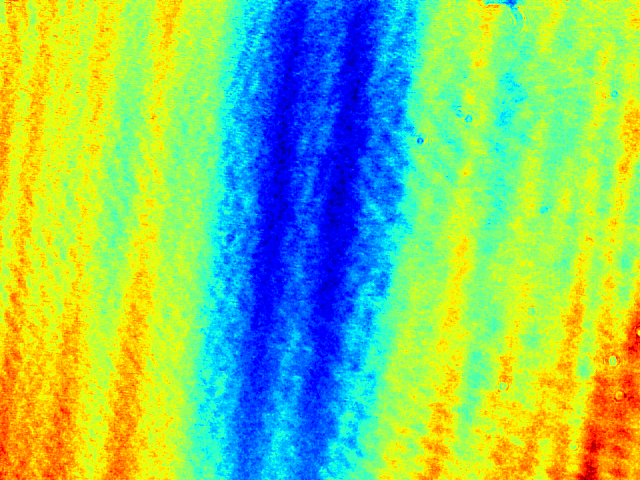
#> input picture goodImages/slides/Fibre2.png, 640 x 480 px, given in place of smallA.png, which was not available
$ python fourierCGH.py
#> lines starting #> are read from the running program, lines starting #| are printed output that depends on the picture; pictures that were not available may be replaced by others from this repository, and a replacement may not be noted
#> further down, img is the input picture: shape (480, 640, 4) float32; mean R, G, B, A 0.539, 0.787, 0.437, 1
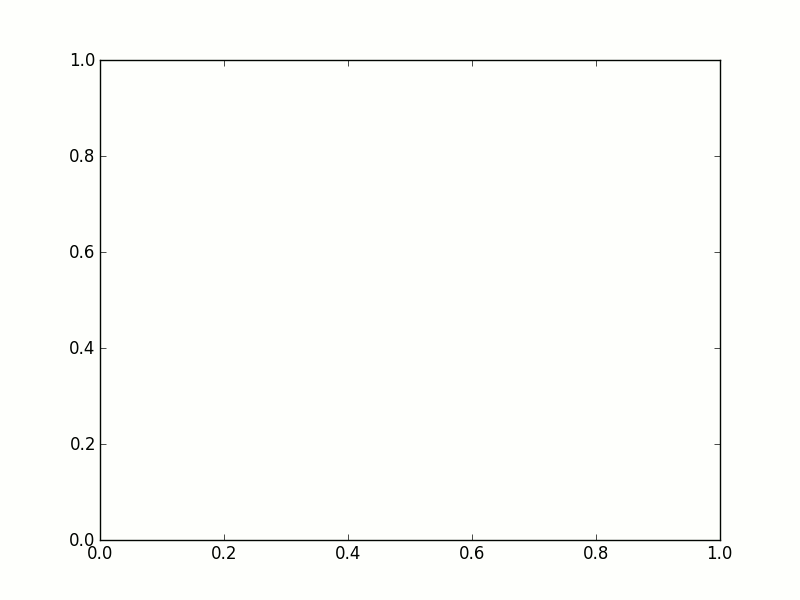
#> input picture goodImages/slides/bar.gif, 800 x 600 px, given in place of bar.png, which was not available
#> further down, img is the input picture: shape (600, 800, 4); mean R, G, B, A 251.8, 252.8, 249.8, 255
import numpy as np
import matplotlib.pyplot as plt


def normalizeImage(img):
    '''This is to make sure every input image is seen as the same by the
       program later on. This way, the image will be between 0 and 1.'''

    imgMax=np.amax(img)
#> imgMax = 254

    for (i,j),k in np.ndenumerate(img):
        img[i,j]=k/imgMax

    return img


def diffraction(img,show=None):

    diff=np.fft.fft2(img)

    if show:
        diffShift=np.fft.fftshift(diff)
        diffInt=diffShift.real*diffShift.real+diffShift.imag*diffShift.imag

        plt.imshow(np.log(diffInt.real+1e-3),cmap=plt.cm.Greys_r)
        plt.show()

    return diff


def propagation(diff,wavelength=632e-9,z=1,px=0.01,py=0.01,show=None):


    '''Not sure which k to use '''
#> called with diff = array of shape (600, 800), wavelength = 6.32e-07, z = 1, px = 0.01, py = 0.01
    k=2*np.pi/wavelength
    k=1/wavelength

    a,b=diff.shape
#> a = 600; b = 800

    k2=k*k
    kx=np.fft.fftfreq(a,px/a)
    ky=np.fft.fftfreq(b,py/b)

    kx2=kx*kx
    ky2=ky*ky

    prop=np.empty(diff.shape)+0j

    for (x,y),value in np.ndenumerate(diff):
        kz=np.sqrt(k2-kx2[x]-ky2[y])
        prop[x,y]=diff[x,y]*np.exp(2*np.pi*1j*kz*z)
#> this loop made 480000 passes
#> kz on passes 1 to 3: 1582278.5, 1582278.5, 1582278.5

    if show:
        propShift=np.fft.fftshift(prop)
        propInt=propShift.real*propShift.real+propShift.imag*propShift.imag

        plt.imshow(np.log(propInt.real+1e-3),cmap=plt.cm.Greys_r)
        plt.show()

    return prop


def hologram(prop,show=None):
    holo=np.fft.ifft2(prop)
    holoInt=holo.real*holo.real+holo.imag*holo.imag
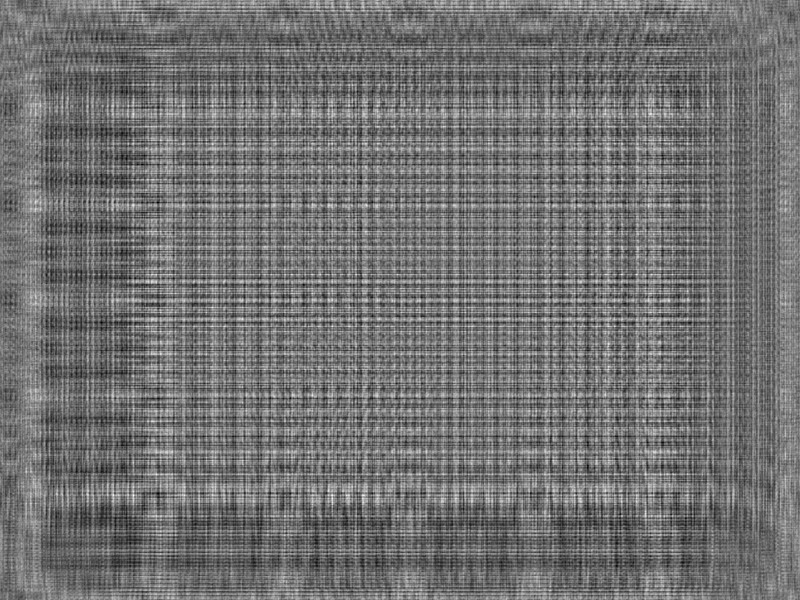
#> holoInt: shape (600, 800) float64; min 0.656, max 1.41, mean 0.991; drawn with min black and max white
    if show:
        plt.imshow((holoInt),cmap=plt.cm.Greys_r)
        plt.show()

    return holo,holoInt


def reconstruction(holoInt,wavelength=632e-9,z=1,px=0.01,py=0.01,show=1):

#> called with wavelength = 6.32e-07, z = 1, px = 0.01, py = 0.01, show = 1
    n,m=holoInt.shape
#> n = 600; m = 800

    dx=px/n
#> dx = 1.67e-05
    dy=py/m
#> dy = 1.25e-05

    g=np.empty(holoInt.shape)+0j
    rec=np.empty(holoInt.shape)+0j

    for (x,y),value in np.ndenumerate(holoInt):
        g[x,y]=np.exp(-1j*np.pi/(wavelength*z)*(x*x*dx*dx+y*y*dy*dy))
        rec[x,y]=holoInt[x,y]*g[x,y]
#> this loop made 480000 passes
#> value on passes 1 to 3: 0.988, 0.988, 0.99

    recShift=np.fft.ifftshift(rec)
    rec=recShift
    rec=np.fft.ifft2(rec)

    recInt=rec.real*rec.real+rec.imag*rec.imag
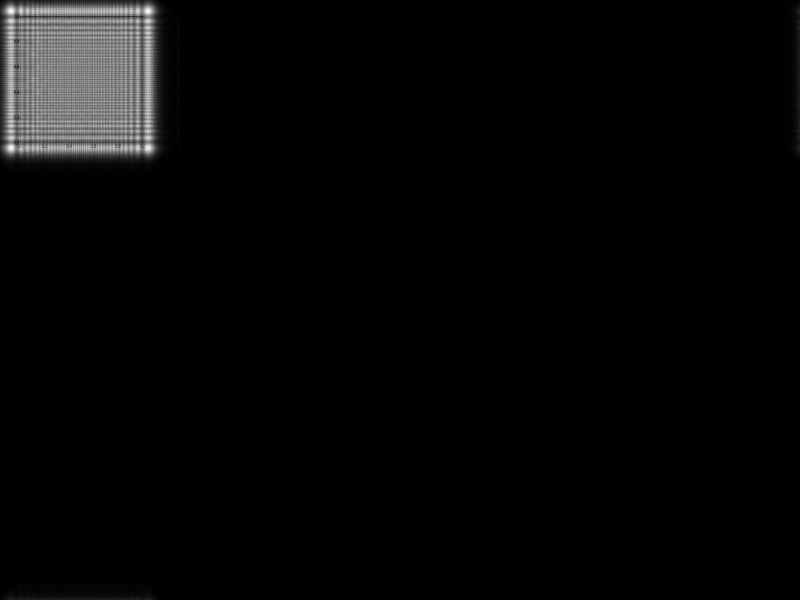
#> recInt: shape (600, 800) float64; min 2.88e-17, max 7.9e-05, mean 2.06e-06; drawn with min black and max white

    if show:
        plt.imshow(np.log(recInt+1),cmap=plt.cm.Greys_r)
        plt.show()
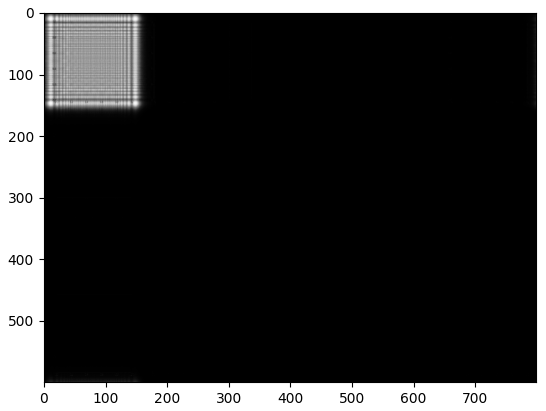
#> figure drawn by matplotlib, 1 panel

    return recInt

if __name__=='__main__':
    img=plt.imread('smallA.png')
    #img=plt.imread('onePixels.png')
    #img=plt.imread('dot.png')
    img=plt.imread('bar.png')
# [6 lines of commented-out code are left out]


    try:
        img=np.mean(img,2)
    except ValueError:
        pass

    img=normalizeImage(img)

    diff=diffraction(img)
    prop=propagation(diff)
    holo,holoInt=hologram(prop)

    recInt=reconstruction(holoInt)

#    modifiedReconstruction(holoInt)
